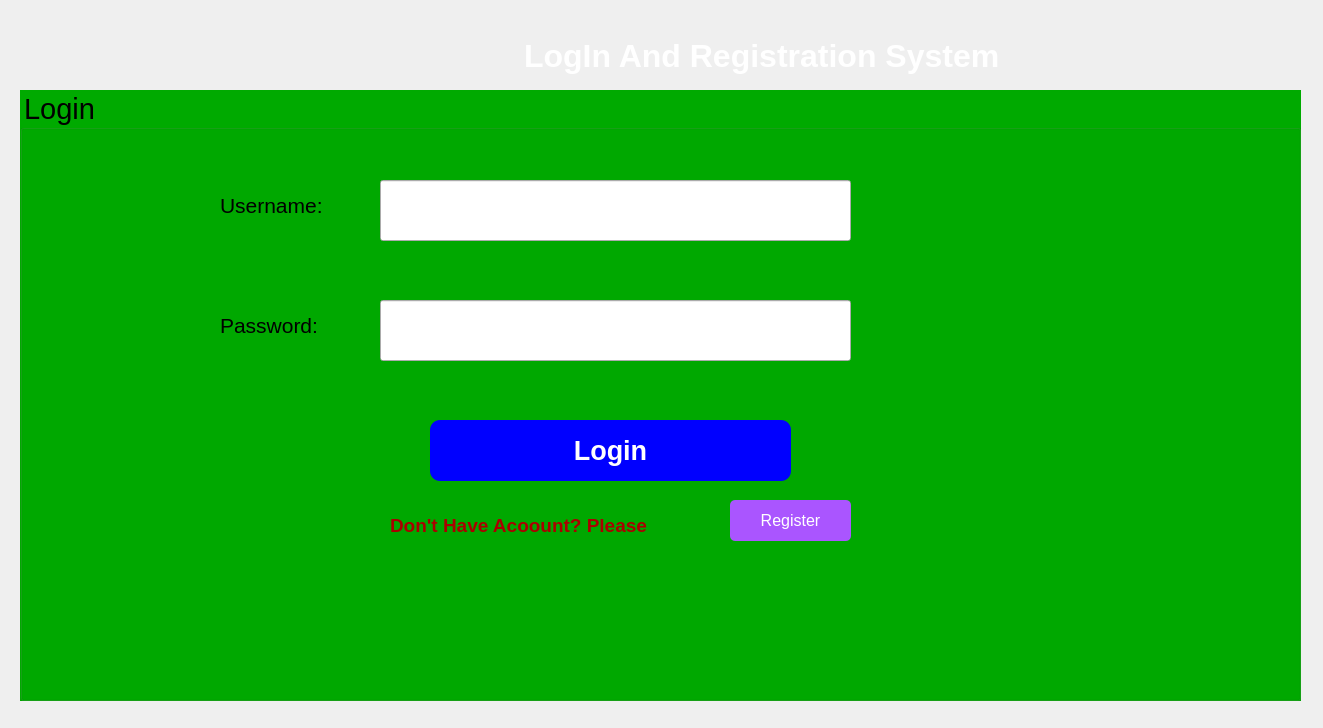
<?xml version="1.0" encoding="UTF-8"?>
<ui version="4.0">
 <class>MainWindow</class>
 <widget class="QMainWindow" name="MainWindow">
  <property name="geometry">
   <rect>
    <x>0</x>
    <y>0</y>
    <width>1323</width>
    <height>728</height>
   </rect>
  </property>
  <property name="windowTitle">
   <string>Log In And Registration System</string>
  </property>
  <property name="windowIcon">
   <iconset resource="src.qrc">
    <normaloff>:/images/C:/Users/asus/Downloads/login.jpg</normaloff>:/images/C:/Users/asus/Downloads/login.jpg</iconset>
  </property>
  <property name="styleSheet">
   <string notr="true">#centralWidget{
 border-image: url(:/images/C:/Users/asus/Downloads/bg.png);
}</string>
  </property>
  <widget class="QWidget" name="centralWidget">
   <widget class="QWidget" name="topPanel" native="true">
    <property name="geometry">
     <rect>
      <x>20</x>
      <y>20</y>
      <width>1281</width>
      <height>71</height>
     </rect>
    </property>
    <property name="styleSheet">
     <string notr="true">#topPanel{
   border-image:url(:/images/C:/Users/asus/Downloads/header.jpeg);
}</string>
    </property>
    <widget class="QWidget" name="layoutWidget">
     <property name="geometry">
      <rect>
       <x>190</x>
       <y>0</y>
       <width>801</width>
       <height>71</height>
      </rect>
     </property>
     <layout class="QHBoxLayout" name="horizontalLayout_2">
      <item>
       <widget class="QWidget" name="loginIcon" native="true">
        <property name="styleSheet">
         <string notr="true">#loginIcon{
  
   border-image:url(:/images/C:/Users/asus/Downloads/login.jpg);
}</string>
        </property>
       </widget>
      </item>
      <item>
       <widget class="QLabel" name="label">
        <property name="font">
         <font>
          <pointsize>24</pointsize>
          <weight>75</weight>
          <bold>true</bold>
         </font>
        </property>
        <property name="styleSheet">
         <string notr="true">#label{

color:white;
}</string>
        </property>
        <property name="text">
         <string>LogIn And Registration System</string>
        </property>
       </widget>
      </item>
     </layout>
    </widget>
   </widget>
   <widget class="QGroupBox" name="loginForm">
    <property name="geometry">
     <rect>
      <x>20</x>
      <y>90</y>
      <width>1281</width>
      <height>611</height>
     </rect>
    </property>
    <property name="font">
     <font>
      <pointsize>22</pointsize>
     </font>
    </property>
    <property name="styleSheet">
     <string notr="true">#loginForm{

	background-color: rgb(0, 170, 0);
}</string>
    </property>
    <property name="title">
     <string>Login</string>
    </property>
    <widget class="QLabel" name="label_6">
     <property name="geometry">
      <rect>
       <x>200</x>
       <y>100</y>
       <width>141</width>
       <height>31</height>
      </rect>
     </property>
     <property name="font">
      <font>
       <pointsize>16</pointsize>
      </font>
     </property>
     <property name="text">
      <string>Username:</string>
     </property>
    </widget>
    <widget class="QLineEdit" name="userNameLogin">
     <property name="geometry">
      <rect>
       <x>360</x>
       <y>90</y>
       <width>471</width>
       <height>61</height>
      </rect>
     </property>
     <property name="font">
      <font>
       <pointsize>12</pointsize>
      </font>
     </property>
     <property name="placeholderText">
      <string/>
     </property>
    </widget>
    <widget class="QLineEdit" name="passwordLogin">
     <property name="geometry">
      <rect>
       <x>360</x>
       <y>210</y>
       <width>471</width>
       <height>61</height>
      </rect>
     </property>
     <property name="font">
      <font>
       <pointsize>12</pointsize>
      </font>
     </property>
     <property name="echoMode">
      <enum>QLineEdit::Password</enum>
     </property>
    </widget>
    <widget class="QLabel" name="label_15">
     <property name="geometry">
      <rect>
       <x>200</x>
       <y>220</y>
       <width>141</width>
       <height>31</height>
      </rect>
     </property>
     <property name="font">
      <font>
       <pointsize>16</pointsize>
      </font>
     </property>
     <property name="text">
      <string>Password:</string>
     </property>
    </widget>
    <widget class="QPushButton" name="loginBtn">
     <property name="geometry">
      <rect>
       <x>410</x>
       <y>330</y>
       <width>361</width>
       <height>61</height>
      </rect>
     </property>
     <property name="font">
      <font>
       <pointsize>20</pointsize>
       <weight>75</weight>
       <bold>true</bold>
      </font>
     </property>
     <property name="styleSheet">
      <string notr="true">#loginBtn{
   color:white;
   background-color:rgb(0, 0, 255);
   border-radius:10px;
}

#loginBtn:hover { 
  color: rgb(0, 0, 0);
  background-color: rgb(255, 85, 0);

}</string>
     </property>
     <property name="text">
      <string>Login</string>
     </property>
    </widget>
    <widget class="QLabel" name="accountLabel">
     <property name="geometry">
      <rect>
       <x>370</x>
       <y>410</y>
       <width>361</width>
       <height>51</height>
      </rect>
     </property>
     <property name="font">
      <font>
       <pointsize>14</pointsize>
       <weight>75</weight>
       <bold>true</bold>
      </font>
     </property>
     <property name="styleSheet">
      <string notr="true">#accountLabel{
color:rgb(170, 0, 0)

}</string>
     </property>
     <property name="text">
      <string>Don't Have Acoount? Please </string>
     </property>
    </widget>
    <widget class="QPushButton" name="registerDailougOpen">
     <property name="geometry">
      <rect>
       <x>710</x>
       <y>410</y>
       <width>121</width>
       <height>41</height>
      </rect>
     </property>
     <property name="font">
      <font>
       <pointsize>12</pointsize>
      </font>
     </property>
     <property name="styleSheet">
      <string notr="true">#registerDailougOpen{

   color:white;
   background-color:;
	background-color: rgb(170, 85, 255);
   border-radius:5px;
}

#registerDailougOpen:hover{
  color: rgb(0, 0, 0);
  background-color: rgb(255, 85, 0);
}</string>
     </property>
     <property name="text">
      <string>Register</string>
     </property>
    </widget>
    <widget class="QLabel" name="usernameValidation">
     <property name="geometry">
      <rect>
       <x>360</x>
       <y>160</y>
       <width>471</width>
       <height>16</height>
      </rect>
     </property>
     <property name="font">
      <font>
       <pointsize>14</pointsize>
      </font>
     </property>
     <property name="styleSheet">
      <string notr="true">#usernameValidation{
color:red;

}</string>
     </property>
     <property name="text">
      <string/>
     </property>
    </widget>
    <widget class="QLabel" name="passwordValidation">
     <property name="geometry">
      <rect>
       <x>360</x>
       <y>280</y>
       <width>471</width>
       <height>20</height>
      </rect>
     </property>
     <property name="font">
      <font>
       <pointsize>14</pointsize>
      </font>
     </property>
     <property name="styleSheet">
      <string notr="true">#passwordValidation{
 color:red;

}</string>
     </property>
     <property name="text">
      <string/>
     </property>
    </widget>
   </widget>
  </widget>
 </widget>
 <layoutdefault spacing="6" margin="11"/>
 <resources>
  <include location="src.qrc"/>
 </resources>
 <connections/>
</ui>
